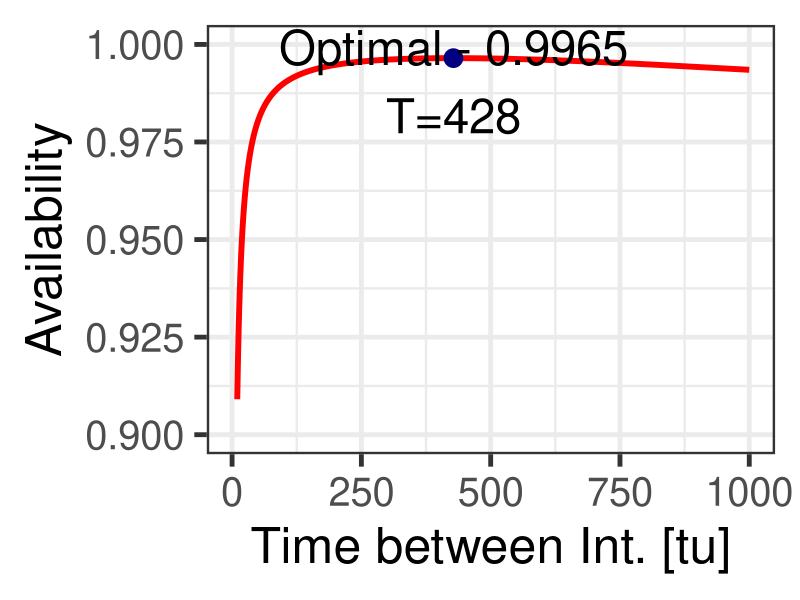

Source code (R):
# *-----------------------------------------------------------------
# | PROBLEM NUMBER: 3.5
# | PROBLEM NAME: Pipe Intervention
# | UPDATE: AE     
# | DESCRIPTION: In this problem a Pipe Intervention is considered 
# |              in terms of optimisation of availability based on
# |              Problem 3.4. A Weibull distribution is used to 
# |              model the probability of failure. 
# | 
# | KEYWORDS: Weibull, failure, optimization, cost, age-dependent, 
# |           pipes, availability
# *-----------------------------------------------------------------

### ------------------DATA AND PACKAGE IMPORT-----------------
rm(list=ls())     # clear the memory and items in R console
library(ggplot2)
### ------------------VARIABLE DEFINITION---------------------

# C.CI is the Cost of a Corrective Intervention (CI)
# C.PI is the Cost of a Preventive Intervention (PI)
# t.CI is the Down-Time needed for execution of a Corrective 
# Intervention (CI)
# t.PI is the Down-Time needed for execution of a Preventive 
# Intervention (PI)
# tau is the total expected down time per time unit. We try to 
# maximise tau.

### ---------------VARIABLE INPUT-------------------

# From problem 3.4, we know the following:

C.CI  <- 100    # cost for corrective intervention
C.PI  <- 1      # cost for preventive intervention
mt    <- 1000   # mean lifetime in cycles of operation. 
beta  <- 3      # shape parameter of Weibull distribution function
p.max <- 0.01   # within (0,T] the failure prob. cannot exceed p.max
T.max <- 1000

#For problem 3.5
t.CI <- 10 # Down-time during a corrective intervention
t.PI <- 1  # Down-time during a preventive intervention

### ---------------PROGRAM OUTPUT-------------------

## Outputs of our program are similar to those in previous programs. 
## Here we also collate the probabilities of failure at every year, 
## to verify that the probability p[t] does not exceed 0.01

# Define empty matrices and function

F <- matrix(nrow=T.max) # cumulative distribution
S <- matrix(nrow=T.max) # survival probability
E <- matrix(nrow=T.max) # expected lifetime of pipe
p <- matrix(nrow=T.max) # Vector of prob. until they exceed 0.01
eta <- matrix(nrow=T.max) #cost per unit of time 
tau <- matrix(nrow=T.max) # availability
survi = function(t,a,b){exp(-(a*t)^b)} # survival function, 1-F

### ------------------CALCULATIONS-------------------

# We first calculate lambda for the Weibull probability.
lambda <- gamma(1+1/beta)/mt

# AGE REPLACEMENT MODEL - minimise cost & maximise availability

for (T in 1:T.max){
  F[T] <- 1-exp(-(lambda*T)^beta)
  S[T] <- 1-F[T]
  E[T] <- integrate(survi,0,T,a=lambda,b=beta)$val
  eta[T] <- (F[T]*C.CI+S[T]*C.PI)/E[T] # cost per unit time
  # For problem 3.5 we find maximum availability
  tau[T] <- E[T]/(E[T]+F[T]*t.CI+S[T]*t.PI) # operational time per tu
  p.temp <- F[T] # want to see if the prob. is larger than 0.01
  if(p.temp<p.max)
  {
    p[T] <- F[T];
  } 
  else 
  {
    p[T] <- 0 
    # if larger than 0.01, we make the prob 0. This way we find the
    # last chance for Infr.Manager to intervene before p>0.01
  }
}

cat('Estimation results \n')
result=data.frame(F,S,E,eta,tau)

cat('Time at which yielding the minimal cost per unit of time \n')
print(which.min(eta))
cat('Time at which the probability of failure exceeds 0.01 \n')
print(which.max(p))
# If time of probability exceeding 0.01 is larger than optimal time,
# we print OK
if (which.max(p)>which.min(eta)){ 
  print('OK')
  cat('Minimal cost per unit time \n')
  print(min(eta))
} else {
  print('minimal cost displayed is reached when failure probability
        exceeds 0.01')
}
cat('Time at which yielding the maximum availability time \n')
print(which.max(tau))
cat('Maximum availability per unit time \n')
print(max(tau))


### --------------------PLOT--------------------
## The following code is only for plotting the figure given as 
## a solution to the Exercise

plotres <- data.frame(1:T.max,tau)
names(plotres) <- c("T","tau")

plottau <- ggplot(data=plotres,aes(x=T,y=tau)) + 
  geom_line(size=2,color="red") + 
  xlab("Time between Int. [tu]") + 
  ylab("Availability") + # Set axis labels
  ylim(0.9,1.0) +
  theme_bw(base_size=36) #+
  # theme(legend.position=c(.85, .8))           # Position legend

# Let us collect the optimal points in the data frame optimal

optimal <- data.frame(nrow=1,ncol=2)
names(optimal) <- c("x","y")

data <- plotres
optimal[1,1] <- data$T[which.max(data$tau)]
optimal[1,2] <- max(data$tau)

# Now we add these points to the graph before exporting
plottau + geom_point(data=optimal
                     , aes(x=x
                           , y=y)
                     , colour="navyblue"
                     , size=6) +
  annotate("text", label="Optimal - 0.9965\nT=428"
           , x=optimal[1,1]+0.02, y=optimal[1,2]-0.006
           , size=12)

dev.copy(png,'E3-05_tau.png',width=2000,height=1330)
dev.off()
### ------------------PLOT END-------------------

# END
